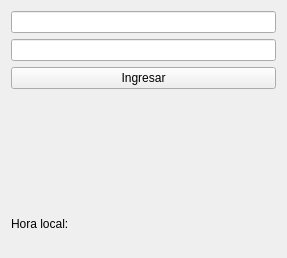
<?xml version="1.0" encoding="UTF-8"?>
<ui version="4.0">
 <class>Login</class>
 <widget class="QWidget" name="Login">
  <property name="geometry">
   <rect>
    <x>0</x>
    <y>0</y>
    <width>287</width>
    <height>258</height>
   </rect>
  </property>
  <property name="windowTitle">
   <string>Login</string>
  </property>
  <layout class="QGridLayout" name="gridLayout">
   <item row="0" column="0">
    <widget class="QLineEdit" name="leUser"/>
   </item>
   <item row="1" column="0">
    <widget class="QLineEdit" name="lePass">
     <property name="echoMode">
      <enum>QLineEdit::EchoMode::Password</enum>
     </property>
    </widget>
   </item>
   <item row="4" column="0">
    <widget class="QLabel" name="lblClima">
     <property name="text">
      <string/>
     </property>
    </widget>
   </item>
   <item row="3" column="0">
    <widget class="QLabel" name="lblStatus">
     <property name="text">
      <string/>
     </property>
    </widget>
   </item>
   <item row="2" column="0">
    <widget class="QPushButton" name="btnLogin">
     <property name="text">
      <string>Ingresar</string>
     </property>
    </widget>
   </item>
   <item row="5" column="0">
    <widget class="QLabel" name="lblHora">
     <property name="text">
      <string>Hora local:</string>
     </property>
    </widget>
   </item>
  </layout>
 </widget>
 <resources/>
 <connections/>
</ui>
